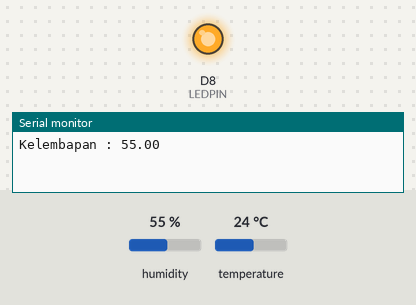
A sketch run on a simulated ESP8266 (NodeMCU). On the bench: output pins drawn as LEDs (lit = HIGH), the last lines printed to the serial monitor. Inputs (shaded band) come from the test bench; at power-on: humidity 55 %, temperature 24 °C. WiFi joins after 1.5 s; servers stay silent unless stated.

Above: at 5.7 s.
5.8 s: humidity set to 59 %
8.0 s: humidity set to 62 %
At 10.4 s:
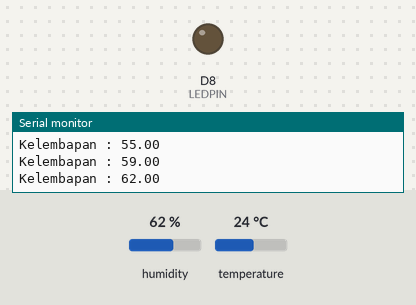
10.8 s: humidity set to 22 %
At 12.2 s:
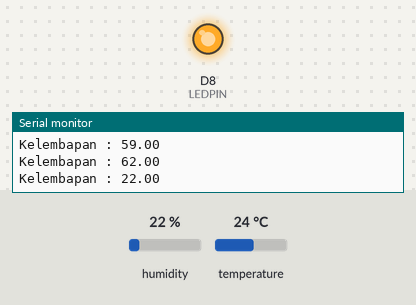
Timing chart, 0 to 13.8 s (numbered marks = the images above; inputs shaded):
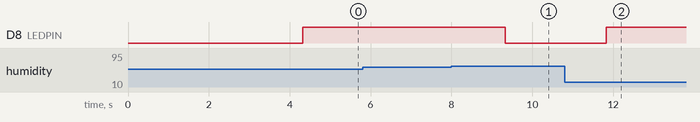

The sketch:

Posttest_2.ino
```cpp
#include <ESP8266WiFi.h>
#include <BlynkSimpleEsp8266.h>
#include <DHT.h>

#define BLYNK_TEMPLATE_ID "TMPL6EA3TGWdq"
#define BLYNK_TEMPLATE_NAME "Posttest2"
#define BLYNK_AUTH_TOKEN "tvAIfrOJxWK1kN48NnCk4u82elDdjGKo"

#define BLYNK_PRINT Serial

char auth[] = BLYNK_AUTH_TOKEN;
char ssid[] = "anj";  // type your wifi name
char pass[] = "12345678";  // type your wifi password

#define LEDPIN D8 //Kaki anoda dari LED terhubung ke pin D8 NodeMCU
#define DHTPIN D4 //Pin data dari DHT terhubung ke pin D4 NodeMCU
#define DHTTYPE DHT11 //Mengatur TYPE DHT (Karena ada 2 jenis [DHT11 & DHT22])

BlynkTimer timer;

DHT dht(DHTPIN, DHTTYPE);


void setup(){
  Serial.begin(115200);
  // Mengatur pin LED
  pinMode(LEDPIN, OUTPUT);
  // Setup Blynk
  Blynk.begin(auth, ssid, pass, "blynk.cloud", 80);
  // Setup Sensor DHT 11
  dht.begin();
  // Fungsi mengirim data setiap 2,5 detik
  timer.setInterval(2500L, sendSensor);
}

void loop(){
  Blynk.run();
  timer.run();
}

void sendSensor(){
  float h = dht.readHumidity();
  // Mengecek kondisi apakah DHT bisa dibaca atau tidak
  if (isnan(h)) {
    Serial.println("Failed to read from DHT sensor!");
    return;
  }

  // Mengatur nilai kelembaban ke pin V1(Kelembaban) yang sudah diatur pada Blynk
  Blynk.virtualWrite(V1, h);

  // Menampilkan ke serial monitor

  Serial.print("Kelembapan : ");
  Serial.println(h);
  // Event log
  if(h <= 60){
    Blynk.logEvent("notifikasi","Kelembapan dibawah 60%");
    digitalWrite(LEDPIN, HIGH);
  }
  else if(h >= 60){
    Blynk.logEvent("notifikasi","Kelembapan diatas 60%");
    digitalWrite(LEDPIN, LOW);
  }
}
```

Measured:
- the behaviour switches between 60 and 61 % on humidity (found by bisection; images 0 and 1)
- after the input at 8.0 s, D8 (LEDPIN): HIGH → LOW after 1.3 s
- after the input at 10.8 s, D8 (LEDPIN): LOW → HIGH after 1.0 s
